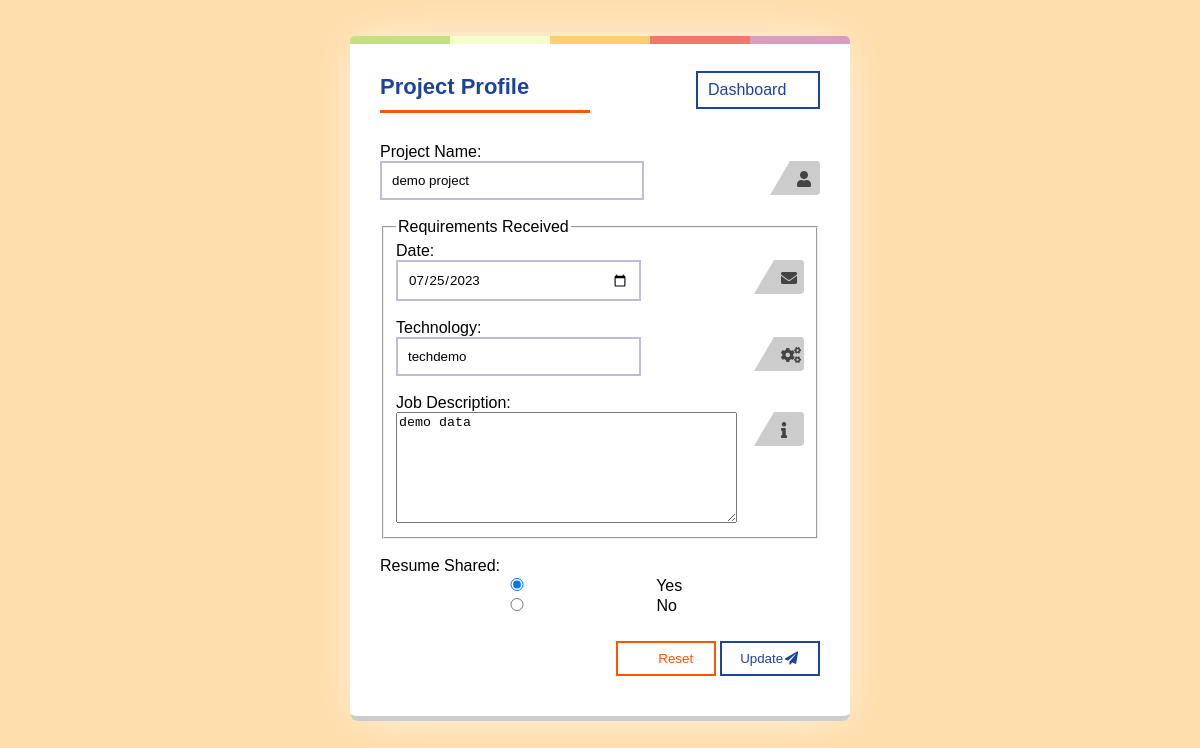
Screenshot of /edit_project/52/ (signed in) with the database file from the repository.
### app/models.py (models this page shows, shortened)
class Project(models.Model):
    project_name = models.CharField(max_length=256)
    date = models.DateField(default='',blank=True)
    technology = models.CharField(max_length=256, blank=True)
    job_description = models.CharField(max_length=256, blank=True)
    resume_shared = models.BooleanField(default=False)
    edited_by = models.ForeignKey(BDE_User,on_delete=models.SET_NULL,null=True)
    folder_id = models.CharField(max_length=50,default=0,blank=True,null=True)

### app/middlewares.py (the view)
    def middleware(request, project_id=None):
        returnUrl = ''
        print(request.META['PATH_INFO'])
        if not request.session.get('user'):
            return redirect('login')
        response = get_response(request, project_id=project_id)
        return response

### app/templates/edit_project.html (shortened to what this page needs)
<!DOCTYPE html>
{% load static %}
<html>
  <head>
    <link rel="stylesheet" href="{% static 'css/project.css' %}" />
    <link
      href="https://cdnjs.cloudflare.com/ajax/libs/font-awesome/5.15.3/css/all.min.css"
      rel="stylesheet"
    />
  </head>
  <body>
    <form
      class="form"
      method="POST"
      action="{% url 'edit_project' project.id %}"
    >
      <div class="form-header">
        <h2>Project Profile</h2>
        <a class="movebtn movebtnsu" style='text-decoration:none;' href="{% url 'dashboard'  %}">Dashboard</a>
      </div>      <div class="form-group">
        <label for="email">Project Name:</label>
        <br />
        <div class="relative">
          <input
            class="form-control"
            id="name"
            name="project_name"
            type="text"
            required=""
            autofocus=""
            autocomplete=""
            placeholder="Type your Project name here..."
            value="{{ project.project_name }}"
          />
          <i class="fa fa-user"></i>
        </div>
        <br />
      </div>
      <fieldset>
        <legend>Requirements Received</legend>
        <div class="form-group">
          <label for="date">Date:</label>
          <div class="relative">
            <input
              class="form-control"
              type="date"
              name="date"
              required=""
              placeholder="mention date here..."
              value="{{ project.date|date:'Y-m-d' }}"
            />
            <i class="fa fa-envelope"></i>
          </div>
        </div>
        <br />
        <div class="form-group">
          <label for="technology">Technology:</label>
          <div class="relative">
            <input
              class="form-control"
              name="technology"
              required=""
              placeholder="Enter project technology..."
              value="{{ project.technology }}"
            />
            <i class="fa fa-cogs"></i>
          </div>
        </div><br>
        <div class="form-group">
          <label for="job_description">Job Description:</label>
          <div class="relative">
            <textarea
              class="form-control"
              name="job_description"
              rows="7"
              cols="40"
              required=""
              placeholder="Enter job_description ..."
            >{{ project.job_description }}
</textarea>
            <i class="fa fa-info"></i>
          </div>
        </div>
      </fieldset>
      <br />
      <div class="form-group">
        <label for="resume_shared">Resume Shared:</label>
        <div class="radio-inline" style="flex-direction: column">
            <label class="radio-label">
                <input
                    type="radio"
                    name="resume_shared"
                    value="yes"
                    required=""
                    {% if project.resume_shared %}
                        checked
                    {% endif %}
                />
                <span class="radio-text">Yes</span>
            </label>
            <label class="radio-label">
                <input
                    type="radio"
                    name="resume_shared"
                    value="no"
                    required=""
                />
                <span class="radio-text">No</span>
            </label>
        </div>
    </div>
      <br />
      <div class="tright">
        <a href=""
          ><button class="movebtn movebtnre" type="reset">
             Reset
          </button></a
        >
        <button class="movebtn movebtnsu" type="submit">
          Update<i class="fa fa-fw fa-paper-plane"></i>
        </button>
      </div>
    </form>
  </body>
</html>

### app/templates/edit_project.html (style rules this page uses)
body { background: navajowhite; }
.form-header { display: flex; align-items: center; justify-content: space-between; }

### rows the page displays
Project: project_name "demo project", date "07/25/2023", technology "techdemo", job_description "demo data", resume_shared "☑ Yes", resume_shared "☐ No"
